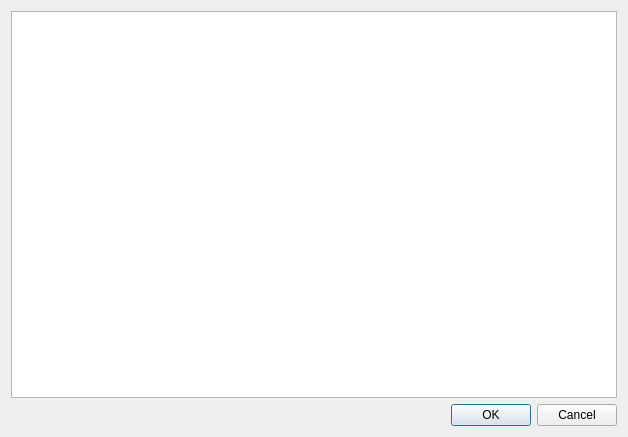
<?xml version="1.0" encoding="UTF-8"?>
<ui version="4.0">
 <class>DListaBolas</class>
 <widget class="QDialog" name="DListaBolas">
  <property name="geometry">
   <rect>
    <x>0</x>
    <y>0</y>
    <width>628</width>
    <height>437</height>
   </rect>
  </property>
  <property name="windowTitle">
   <string>Dialog</string>
  </property>
  <layout class="QVBoxLayout" name="verticalLayout">
   <item>
    <widget class="QListWidget" name="listaBolas"/>
   </item>
   <item>
    <widget class="QDialogButtonBox" name="buttonBox">
     <property name="orientation">
      <enum>Qt::Horizontal</enum>
     </property>
     <property name="standardButtons">
      <set>QDialogButtonBox::Cancel|QDialogButtonBox::Ok</set>
     </property>
    </widget>
   </item>
  </layout>
 </widget>
 <resources/>
 <connections>
  <connection>
   <sender>buttonBox</sender>
   <signal>accepted()</signal>
   <receiver>DListaBolas</receiver>
   <slot>accept()</slot>
   <hints>
    <hint type="sourcelabel">
     <x>248</x>
     <y>254</y>
    </hint>
    <hint type="destinationlabel">
     <x>157</x>
     <y>274</y>
    </hint>
   </hints>
  </connection>
  <connection>
   <sender>buttonBox</sender>
   <signal>rejected()</signal>
   <receiver>DListaBolas</receiver>
   <slot>reject()</slot>
   <hints>
    <hint type="sourcelabel">
     <x>316</x>
     <y>260</y>
    </hint>
    <hint type="destinationlabel">
     <x>286</x>
     <y>274</y>
    </hint>
   </hints>
  </connection>
 </connections>
</ui>
